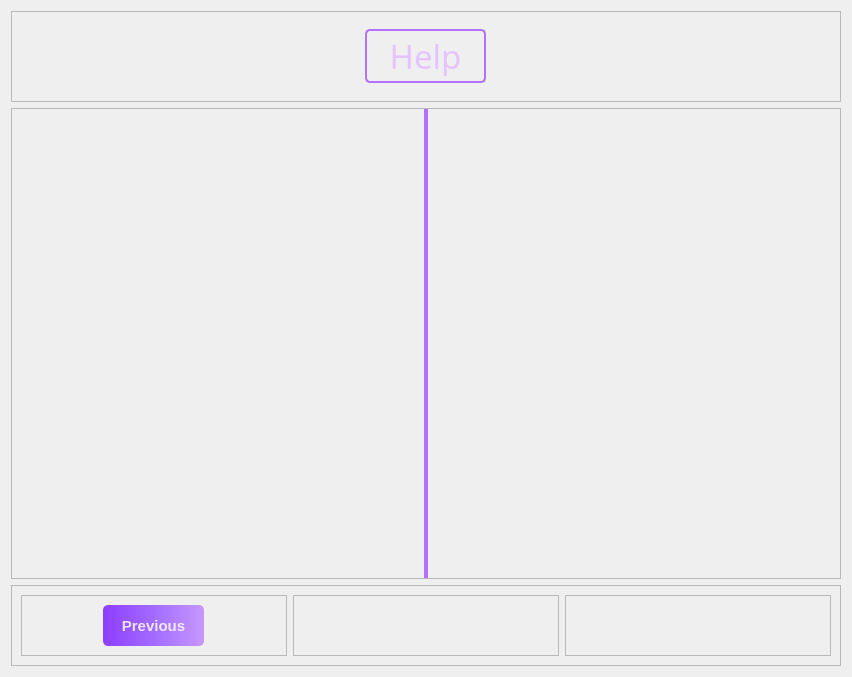
               <widget class="QWidget" name="help_page_5">
                <layout class="QVBoxLayout" name="verticalLayout_33">
                 <item>
                  <widget class="QFrame" name="h_header_5">
                   <property name="minimumSize">
                    <size>
                     <width>0</width>
                     <height>91</height>
                    </size>
                   </property>
                   <property name="maximumSize">
                    <size>
                     <width>830</width>
                     <height>91</height>
                    </size>
                   </property>
                   <property name="frameShape">
                    <enum>QFrame::StyledPanel</enum>
                   </property>
                   <property name="frameShadow">
                    <enum>QFrame::Raised</enum>
                   </property>
                   <layout class="QHBoxLayout" name="horizontalLayout_59">
                    <item>
                     <widget class="QLabel" name="label_18">
                      <property name="minimumSize">
                       <size>
                        <width>121</width>
                        <height>54</height>
                       </size>
                      </property>
                      <property name="maximumSize">
                       <size>
                        <width>121</width>
                        <height>54</height>
                       </size>
                      </property>
                      <property name="font">
                       <font>
                        <family>Swis721 BlkCn BT</family>
                        <pointsize>25</pointsize>
                        <italic>false</italic>
                        <bold>false</bold>
                       </font>
                      </property>
                      <property name="styleSheet">
                       <string notr="true">border: 2px solid #B270FF;
background: transparent;
border-radius: 5px;
padding: 5px;
color: #E4C3FF;
font: 25pt &quot;Swis721 BlkCn BT&quot;;</string>
                      </property>
                      <property name="text">
                       <string>Help</string>
                      </property>
                      <property name="alignment">
                       <set>Qt::AlignCenter</set>
                      </property>
                     </widget>
                    </item>
                   </layout>
                  </widget>
                 </item>
                 <item>
                  <widget class="QFrame" name="h_body_5">
                   <property name="minimumSize">
                    <size>
                     <width>830</width>
                     <height>471</height>
                    </size>
                   </property>
                   <property name="maximumSize">
                    <size>
                     <width>830</width>
                     <height>471</height>
                    </size>
                   </property>
                   <property name="frameShape">
                    <enum>QFrame::StyledPanel</enum>
                   </property>
                   <property name="frameShadow">
                    <enum>QFrame::Raised</enum>
                   </property>
                   <layout class="QHBoxLayout" name="horizontalLayout_60">
                    <property name="leftMargin">
                     <number>0</number>
                    </property>
                    <property name="topMargin">
                     <number>0</number>
                    </property>
                    <property name="rightMargin">
                     <number>0</number>
                    </property>
                    <property name="bottomMargin">
                     <number>0</number>
                    </property>
                    <item alignment="Qt::AlignHCenter">
                     <widget class="QLabel" name="help_6">
                      <property name="sizePolicy">
                       <sizepolicy hsizetype="Expanding" vsizetype="Expanding">
                        <horstretch>0</horstretch>
                        <verstretch>0</verstretch>
                       </sizepolicy>
                      </property>
                      <property name="styleSheet">
                       <string notr="true">border: 2px solid #B270FF;
border-radius: 5px;</string>
                      </property>
                      <property name="text">
                       <string>&lt;html&gt;&lt;head/&gt;&lt;body&gt;&lt;p&gt;&lt;img src=&quot;:/help_img/help_img/bmi_tuts.png&quot;/&gt;&lt;/p&gt;&lt;/body&gt;&lt;/html&gt;</string>
                      </property>
                      <property name="alignment">
                       <set>Qt::AlignCenter</set>
                      </property>
                     </widget>
                    </item>
                   </layout>
                  </widget>
                 </item>
                 <item>
                  <widget class="QFrame" name="h_footer_5">
                   <property name="minimumSize">
                    <size>
                     <width>830</width>
                     <height>81</height>
                    </size>
                   </property>
                   <property name="maximumSize">
                    <size>
                     <width>830</width>
                     <height>81</height>
                    </size>
                   </property>
                   <property name="frameShape">
                    <enum>QFrame::StyledPanel</enum>
                   </property>
                   <property name="frameShadow">
                    <enum>QFrame::Raised</enum>
                   </property>
                   <layout class="QHBoxLayout" name="horizontalLayout_61">
                    <item>
                     <widget class="QFrame" name="frame_43">
                      <property name="frameShape">
                       <enum>QFrame::StyledPanel</enum>
                      </property>
                      <property name="frameShadow">
                       <enum>QFrame::Raised</enum>
                      </property>
                      <layout class="QHBoxLayout" name="horizontalLayout_62">
                       <item>
                        <widget class="QPushButton" name="prev_4">
                         <property name="minimumSize">
                          <size>
                           <width>101</width>
                           <height>41</height>
                          </size>
                         </property>
                         <property name="maximumSize">
                          <size>
                           <width>101</width>
                           <height>41</height>
                          </size>
                         </property>
                         <property name="font">
                          <font>
                           <pointsize>11</pointsize>
                           <bold>true</bold>
                          </font>
                         </property>
                         <property name="cursor">
                          <cursorShape>PointingHandCursor</cursorShape>
                         </property>
                         <property name="styleSheet">
                          <string notr="true">QPushButton {
    background: qlineargradient(x1:0, y1:0, x2:1, y2:0, stop:0 #8D3EFF, stop:0.5 #A26BFF, stop:1 #C798FF);
    color: rgba(255, 255, 255, 210);
    border-radius: 5px;
}

QPushButton:hover {
    background: qlineargradient(x1:0, y1:0, x2:1, y2:0, stop:0 #B270FF, stop:0.5 #C89DFF, stop:1 #E4C3FF);
}

QPushButton:pressed {
    padding-left: 5px;
    padding-top: 5px;
    background-color: #C795FF; /* Suggested lighter pressed color */
}
</string>
                         </property>
                         <property name="text">
                          <string>Previous</string>
                         </property>
                         <property name="checkable">
                          <bool>false</bool>
                         </property>
                         <property name="checked">
                          <bool>false</bool>
                         </property>
                        </widget>
                       </item>
                      </layout>
                     </widget>
                    </item>
                    <item>
                     <widget class="QFrame" name="frame_44">
                      <property name="frameShape">
                       <enum>QFrame::StyledPanel</enum>
                      </property>
                      <property name="frameShadow">
                       <enum>QFrame::Raised</enum>
                      </property>
                     </widget>
                    </item>
                    <item>
                     <widget class="QFrame" name="frame_45">
                      <property name="frameShape">
                       <enum>QFrame::StyledPanel</enum>
                      </property>
                      <property name="frameShadow">
                       <enum>QFrame::Raised</enum>
                      </property>
                      <layout class="QHBoxLayout" name="horizontalLayout_63"/>
                     </widget>
                    </item>
                   </layout>
                  </widget>
                 </item>
                </layout>
               </widget>
